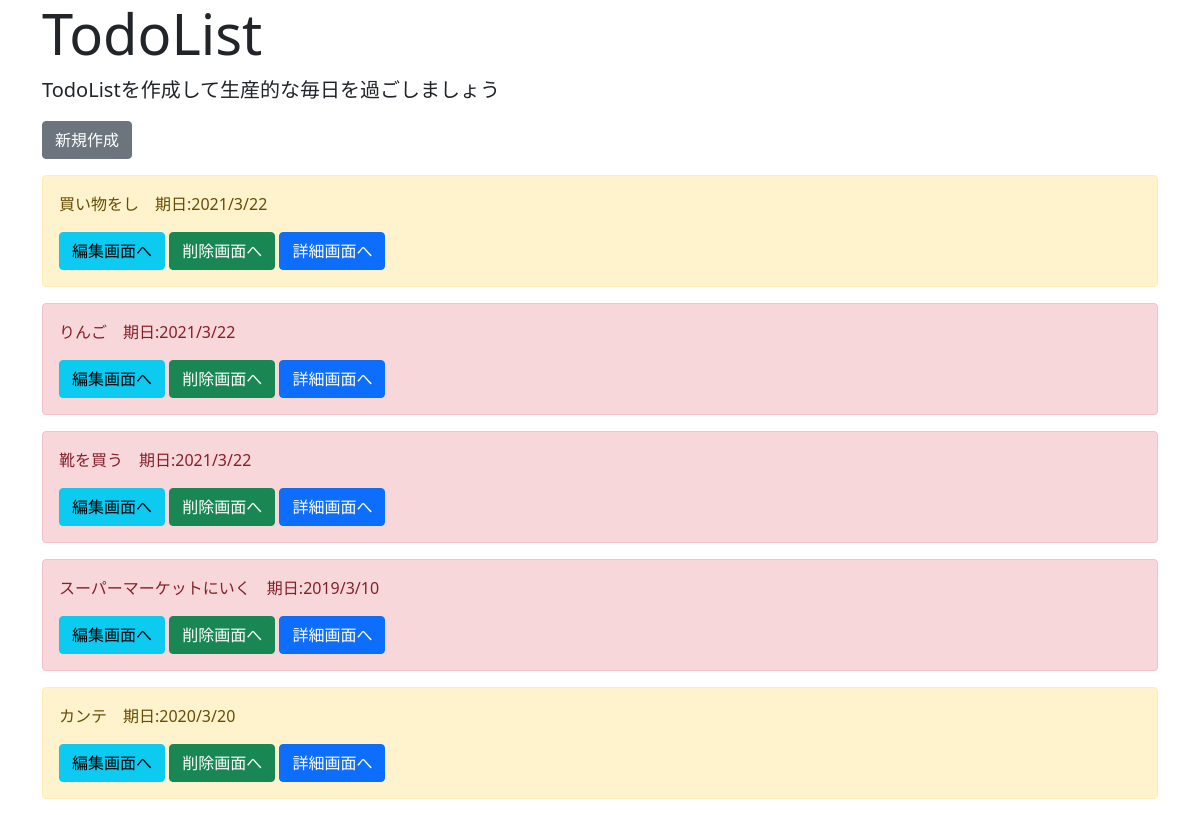
The page /list/ on the database as committed earlier.
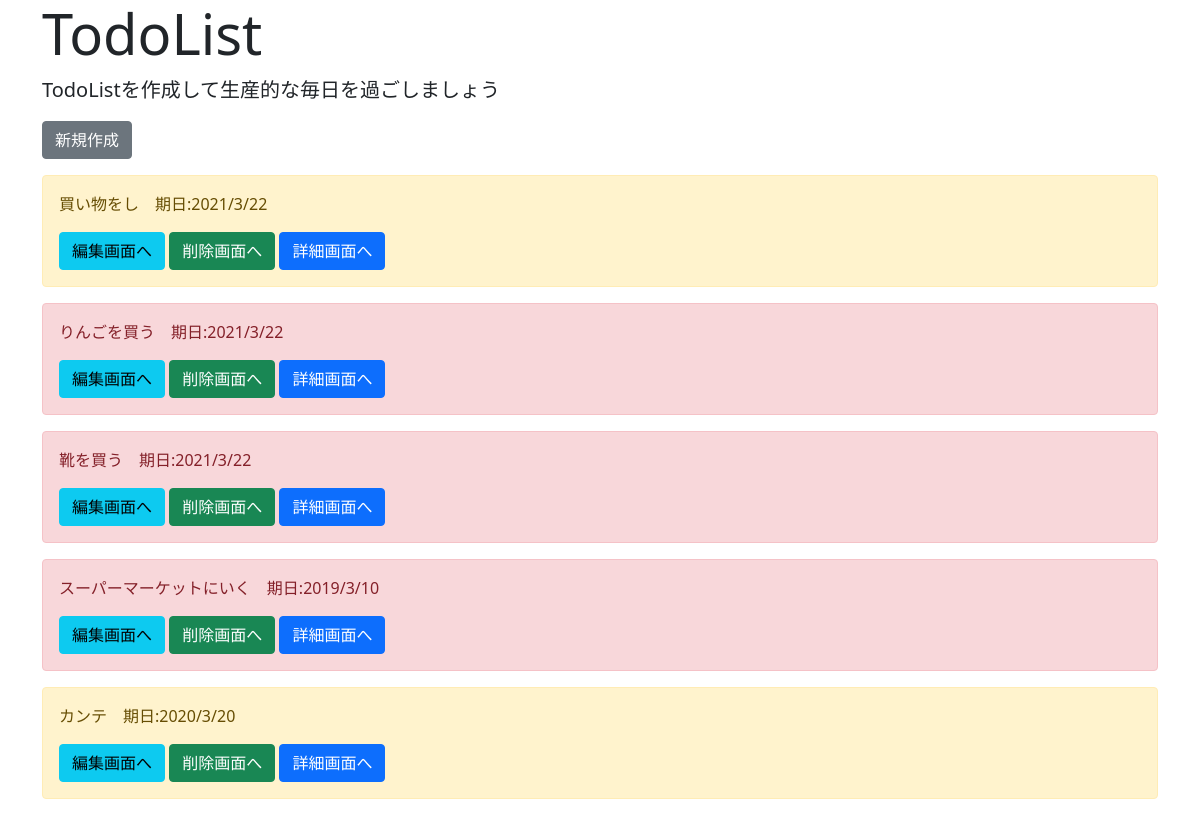
The same page on the database as committed later.
### todo/models.py (models this page shows, shortened)
class TodoModel(models.Model):
    title = models.CharField(max_length=100)
    memo = models.TextField()
    priority = models.CharField(
        max_length=50,
        choices = CHOICE
        )
    duedate = models.DateField()

### todo/views.py (the view)
# urls.py: path('list/', TodoList.as_view(), name='list'),
class TodoList(ListView):
    template_name = 'list.html'
    model = TodoModel

### templates/list.html
{% extends 'base.html' %}
{% block header %}
<div class="jumbotron jumbotron-fluid">
  <div class="container">
    <h1 class="display-4">TodoList</h1>
    <p class="lead">TodoListを作成して生産的な毎日を過ごしましょう</p>
  </div>
</div>
{% endblock header %}
{% block content %}
<div class="container">
    <a href="{% url 'create' %}" class="btn btn-secondary mb-3" tabindex="-1" role="button" aria-disabled="true">新規作成</a>
{% for item in object_list %}
<div class="alert alert-{{item.priority }}" role="alert">
    <p>{{ item.title }}　期日:{{ item.duedate | date:"o/n/j" }}</p>
    <a href="{% url 'update' item.pk %}" class="btn btn-info" tabindex="-1" role="button" aria-disabled="true">編集画面へ</a>
    <a href="{% url 'delete' item.pk %}" class="btn btn-success" tabindex="-1" role="button" aria-disabled="true">削除画面へ</a>
    <a href="{% url 'detail' item.pk %}" class="btn btn-primary" tabindex="-1" role="button" aria-disabled="true">詳細画面へ</a>
</div>
{% endfor %}
</div>
{% endblock content %}

### templates/base.html (shortened to what this page needs)
<!doctype html>
<html lang="en">
  <head>
    <link href="https://cdn.jsdelivr.net/npm/bootstrap@5.0.0-beta2/dist/css/bootstrap.min.css" rel="stylesheet">
  </head>
  <body>
  {% block header %}
  {% endblock header %}
  {% block content %}
  {% endblock content %}
  </body>
</html>

Rows that differ between the two databases and show on the page:
changed TodoModel: title "りんご" → "りんごを買う"
